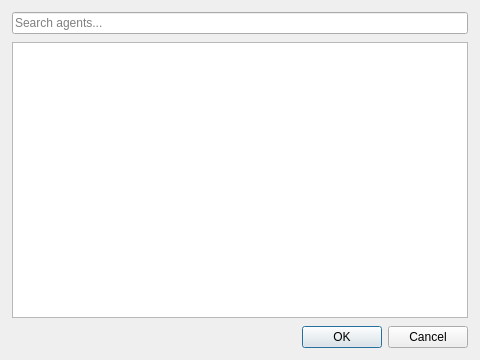
<?xml version="1.0" encoding="UTF-8"?>
<ui version="4.0">
 <class>AgentManagerDialog</class>
 <widget class="QDialog" name="agentManagerDialog">
  <property name="geometry"><rect><x>0</x><y>0</y><width>480</width><height>360</height></rect></property>
  <property name="minimumSize"><size><width>400</width><height>300</height></size></property>
  <property name="windowTitle"><string>Agent Manager</string></property>
  <layout class="QVBoxLayout" name="mainLayout">
   <property name="leftMargin"><number>12</number></property>
   <property name="topMargin"><number>12</number></property>
   <property name="rightMargin"><number>12</number></property>
   <property name="bottomMargin"><number>12</number></property>
   <property name="spacing"><number>8</number></property>
   <item>
    <widget class="QLineEdit" name="searchEdit">
     <property name="placeholderText"><string>Search agents...</string></property>
    </widget>
   </item>
   <item>
    <widget class="QListWidget" name="agentList">
    </widget>
   </item>
   <item>
    <widget class="QDialogButtonBox" name="buttonBox">
     <property name="standardButtons"><set>QDialogButtonBox::StandardButton::Ok|QDialogButtonBox::StandardButton::Cancel</set></property>
    </widget>
   </item>
  </layout>
 </widget>
 <layoutdefault spacing="6" margin="11"/>
 <resources/>
 <connections>
  <connection>
   <sender>buttonBox</sender>
   <signal>accepted()</signal>
   <receiver>agentManagerDialog</receiver>
   <slot>accept()</slot>
  </connection>
  <connection>
   <sender>buttonBox</sender>
   <signal>rejected()</signal>
   <receiver>agentManagerDialog</receiver>
   <slot>reject()</slot>
  </connection>
 </connections>
</ui>
